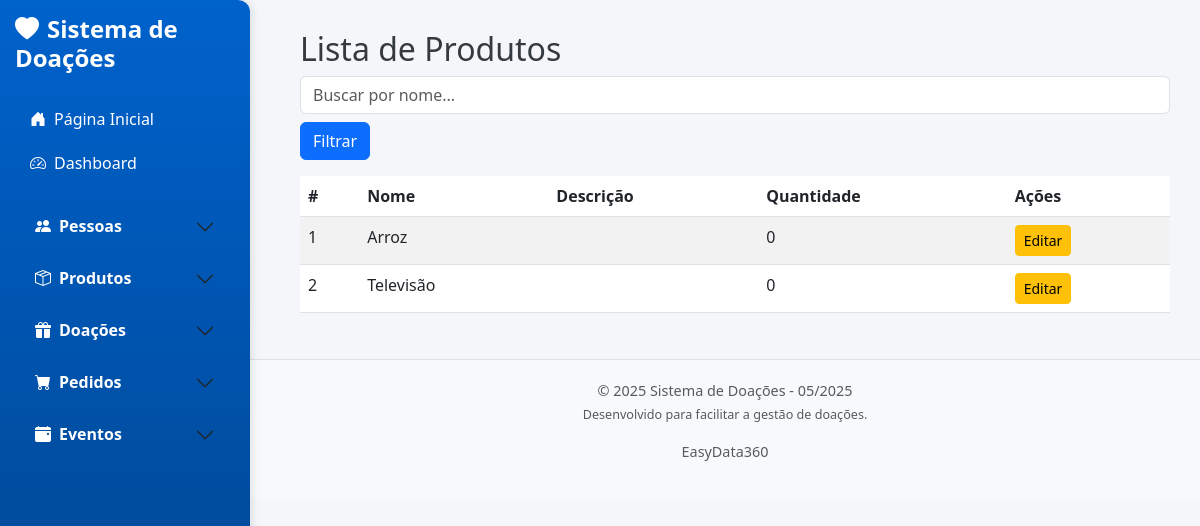
The app's page /produtos, older data.
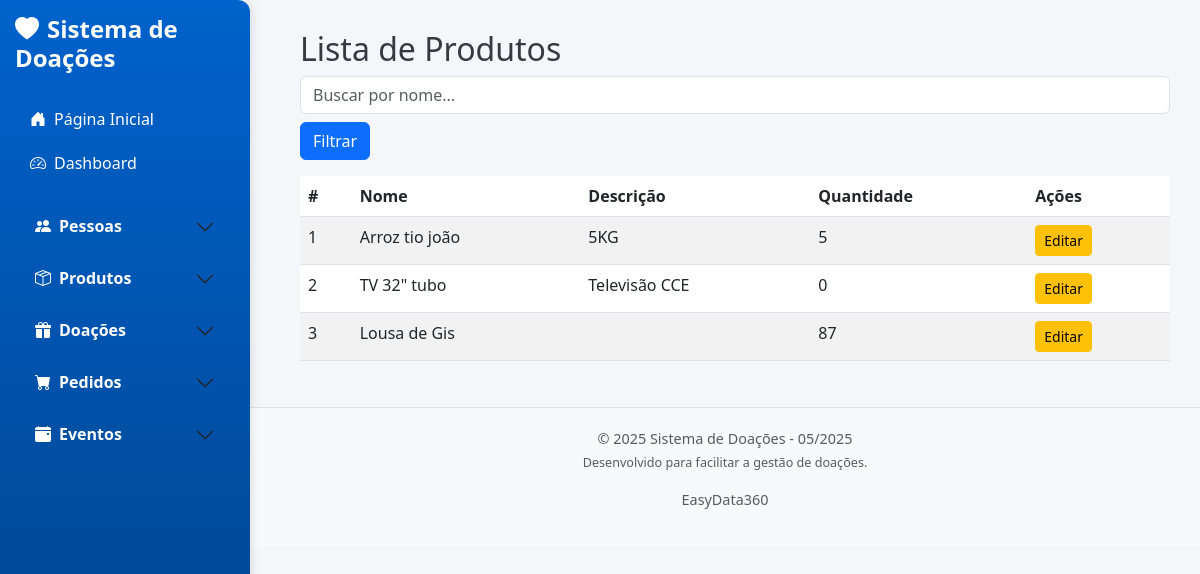
The same page, newer data.
### app/models/produto.py (models this page shows, shortened)
class Produto(db.Model):
    __tablename__ = 'produtos'
    id = db.Column(db.Integer, primary_key=True)
    nome_produto = db.Column(db.String(100), nullable=False, unique=True)  # Evita duplicação
    descricao = db.Column(db.String(255), nullable=True)
    quantidade = db.Column(db.Integer, nullable=False, default=0)
    data_entrada = db.Column(db.DateTime, nullable=False)

### app/controllers/produto_controller.py (the view)
def listar_produtos():
    search = request.args.get('search', '').strip()
    if search:
        produtos = Produto.query.filter(Produto.nome_produto.ilike(f"%{search}%")).all()
    else:
        produtos = Produto.query.all()
    return render_template('produtos/lista.html', produtos=produtos, search=search)

### app/templates/produtos/lista.html
{% extends 'base.html' %}
{% block content %}
<h2>Lista de Produtos</h2>
<form method="GET" action="{{ url_for('listar_produtos') }}" class="mb-3">
    <input type="text" name="search" class="form-control" placeholder="Buscar por nome..." value="{{ request.args.get('search', '') }}">
    <button type="submit" class="btn btn-primary mt-2">Filtrar</button>
</form>
<table class="table table-striped">
    <thead>
        <tr>
            <th>#</th>
            <th>Nome</th>
            <th>Descrição</th>
            <th>Quantidade</th>
            <th>Ações</th>
        </tr>
    </thead>
    <tbody>
        {% for produto in produtos %}
        <tr>
            <td>{{ produto.id }}</td>
            <td>{{ produto.nome_produto }}</td>
            <td>{{ produto.descricao }}</td>
            <td>{{ produto.quantidade }}</td>
            <td>
                <a href="{{ url_for('editar_produto', id=produto.id) }}" class="btn btn-warning btn-sm">Editar</a>
            </td>
        </tr>
        {% endfor %}
    </tbody>
</table>
{% endblock %}

Row changes from the older to the newer data that the page shows:
changed Produto id 1: nome_produto "Arroz" → "Arroz tio joão"; descricao (not shown) → "5KG"; quantidade "0" → "5"
changed Produto id 2: nome_produto "Televisão" → "TV 32\" tubo"; descricao (not shown) → "Televisão CCE"
added Produto: id "3", nome_produto "Lousa de Gis", quantidade "87"
